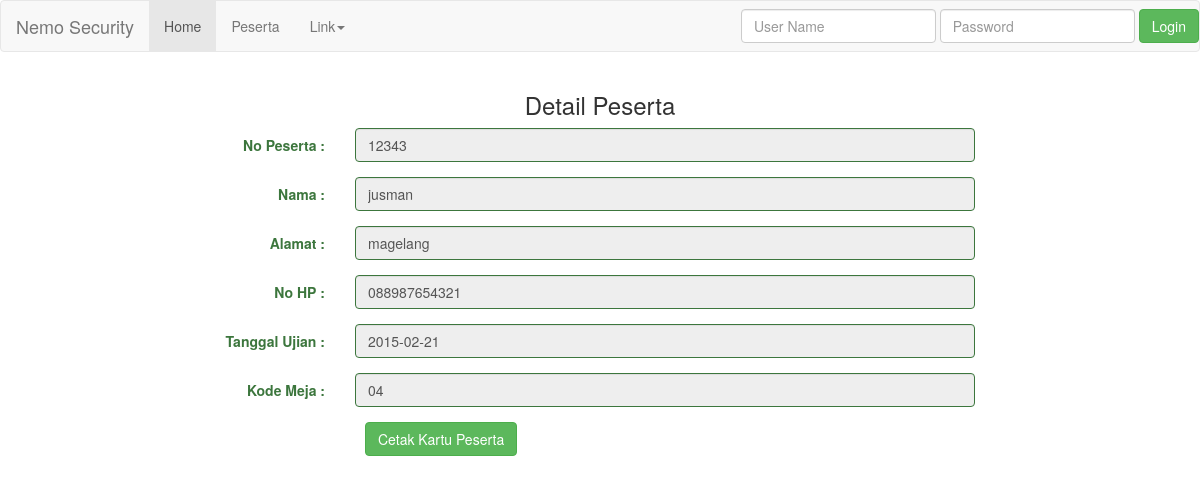
Screenshot of /v/sqli/detail.php?no_p=12343 with the database file from the repository.
### tables this page shows
CREATE TABLE `peserta_pns` (
  `id` int(10) NOT NULL AUTO_INCREMENT,
  `no_p` int(20) NOT NULL,
  `nama` varchar(50) NOT NULL,
  `alamat` varchar(80) NOT NULL,
  `no_hp` char(12) NOT NULL,
  `tgl_ujian` date NOT NULL,
  `kode_meja` char(5) NOT NULL,
  `kode_soal` char(10) NOT NULL,
  PRIMARY KEY (`id`),
  UNIQUE KEY `no_p` (`no_p`)
);

### lib/db.class.php (called while the page is built, shortened)
<?php
class DB {
        public function fetch_All($query){
            $q = mysql_query($query) or die(mysql_error());
            return $q;
        }
}

### v/sqli/detail.php (the view, shortened to what this page needs)
<?php
require_once lib.'db.class.php';
    $nop = $_GET['no_p'];
    $dbh = new DB();
    $query = "SELECT * FROM peserta_pns WHERE no_p = $nop";
    $query = $dbh->fetch_All($query);
    $q = mysql_fetch_assoc($query);
?>
<html>
    <head>
        <link rel="stylesheet" href="../../css/bootstrap.min.css">
    </head>
    <body>
        <nav class="navbar navbar-default" role="navigation">
            <div class="navbar-header">
                <a class="navbar-brand" href="../../index.php">Nemo Security</a>
            </div>
        <div>
            <ul class="nav navbar-nav">
                <li class="active"><a href="index.php">Home</a></li>
                <li><a href="index.php">Peserta</a></li>
                <li class="dropdown">
                    <a href="#" class="dropdown-toggle" data-toggle="dropdown">Link<b class="caret"></b></a>
                </li>
            </ul>
        </div>
            <div>
                <form method="post" action="login.php" class="navbar-form navbar-right" role="login">
                    <div class="form-group">
                        <input type="text" class="form-control" name="uname" placeholder="User Name" required="">
                    </div>
                    <div class="form-group">
                        <input type="password" class="form-control" name="pass" placeholder="Password" required="">
                    </div>
                    <button type="submit" name="Login" class="btn btn-success">Login</button>
                </form>
            </div>
        </nav>
        <div class="container">
            <div class="row">
            <div class="col-md-2"></div>
            <div class="col-md-8">
                <h3 style="text-align: center">Detail Peserta</h3>
                <form class="form-horizontal" role="form">
                <div class="form-group has-success">
                    <label class="col-sm-2 control-label">No Peserta :</label>
                    <div class="col-md-10">
                        <input class="form-control" value="<?php echo $q['no_p']?>" type="text" disabled>
                    </div>
                </div>
                <div class="form-group has-success">
                    <label class="col-sm-2 control-label">Nama :</label>
                    <div class="col-md-10">
                        <input class="form-control" type="text" value="<?php echo $q['nama']?>" disabled>
                    </div>
                </div>
                <div class="form-group has-success">
                    <label class="col-sm-2 control-label">Alamat :</label>
                    <div class="col-md-10">
                    <input class="form-control"  type="text" value="<?php echo $q['alamat']?>" disabled>
                    </div>
                </div>
                <div class="form-group has-success">
                    <label class="col-sm-2 control-label">No HP :</label>
                    <div class="col-md-10">
                    <input class="form-control" type="text" value="<?php echo $q['no_hp']?>" disabled>
                    </div>
                </div>
                <div class="form-group has-success">
                    <label class="col-sm-2 control-label">Tanggal Ujian :</label>
                    <div class="col-md-10">
                    <input class="form-control" type="text" value="<?php echo $q['tgl_ujian']?>" disabled>
                    </div>
                </div>
                <div class="form-group has-success">
                    <label class="col-sm-2 control-label">Kode Meja :</label>
                    <div class="col-md-10">
                    <input class="form-control" type="text" value="<?php echo $q['kode_meja']?>" disabled>
                    </div>
                </div>
                    <label class="col-sm-2 control-label"></label>
                    <div class="col-md-10">
                    <button type="button" class="btn btn-success">Cetak Kartu Peserta</button>
                    </div>
            </form>
            </div>
            <div class="col-md-2"></div>
            </div>
        </div>
    </body>
</html>

### rows the page displays
peserta_pns: no_p "12343", nama "jusman", alamat "magelang", no_hp "088987654321", tgl_ujian "2015-02-21", kode_meja "04"
